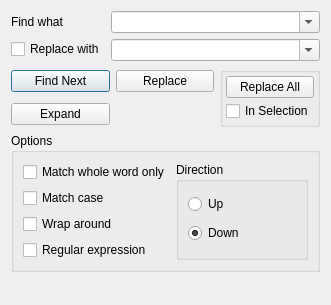
<?xml version="1.0" encoding="UTF-8"?>
<ui version="4.0">
 <class>DialogReplace</class>
 <widget class="QDialog" name="DialogReplace">
  <property name="geometry">
   <rect>
    <x>0</x>
    <y>0</y>
    <width>331</width>
    <height>305</height>
   </rect>
  </property>
  <property name="sizePolicy">
   <sizepolicy hsizetype="Preferred" vsizetype="Fixed">
    <horstretch>0</horstretch>
    <verstretch>0</verstretch>
   </sizepolicy>
  </property>
  <property name="minimumSize">
   <size>
    <width>0</width>
    <height>0</height>
   </size>
  </property>
  <property name="maximumSize">
   <size>
    <width>16777215</width>
    <height>16777215</height>
   </size>
  </property>
  <property name="windowTitle">
   <string>Find and Replace</string>
  </property>
  <layout class="QVBoxLayout" name="verticalLayout_4">
   <item>
    <layout class="QFormLayout" name="formLayout">
     <item row="0" column="0">
      <widget class="QLabel" name="labelFindText">
       <property name="text">
        <string>Find what</string>
       </property>
       <property name="buddy">
        <cstring>comboBoxFindText</cstring>
       </property>
      </widget>
     </item>
     <item row="0" column="1">
      <widget class="QComboBox" name="comboBoxFindText">
       <property name="sizePolicy">
        <sizepolicy hsizetype="Expanding" vsizetype="Fixed">
         <horstretch>0</horstretch>
         <verstretch>0</verstretch>
        </sizepolicy>
       </property>
       <property name="minimumSize">
        <size>
         <width>200</width>
         <height>0</height>
        </size>
       </property>
       <property name="editable">
        <bool>true</bool>
       </property>
       <property name="maxCount">
        <number>2147483647</number>
       </property>
       <property name="insertPolicy">
        <enum>QComboBox::InsertAtTop</enum>
       </property>
      </widget>
     </item>
     <item row="1" column="0">
      <widget class="QCheckBox" name="checkBoxReplaceWith">
       <property name="text">
        <string>Replace with</string>
       </property>
      </widget>
     </item>
     <item row="1" column="1">
      <widget class="QComboBox" name="comboBoxReplacedText">
       <property name="sizePolicy">
        <sizepolicy hsizetype="Expanding" vsizetype="Fixed">
         <horstretch>0</horstretch>
         <verstretch>0</verstretch>
        </sizepolicy>
       </property>
       <property name="minimumSize">
        <size>
         <width>200</width>
         <height>0</height>
        </size>
       </property>
       <property name="editable">
        <bool>true</bool>
       </property>
       <property name="maxCount">
        <number>2147483647</number>
       </property>
       <property name="insertPolicy">
        <enum>QComboBox::InsertAtTop</enum>
       </property>
      </widget>
     </item>
    </layout>
   </item>
   <item>
    <layout class="QGridLayout" name="gridLayout">
     <item row="0" column="0">
      <widget class="QPushButton" name="pushButtonFindNext">
       <property name="acceptDrops">
        <bool>false</bool>
       </property>
       <property name="text">
        <string>Find Next</string>
       </property>
       <property name="shortcut">
        <string>F3</string>
       </property>
      </widget>
     </item>
     <item row="0" column="1">
      <widget class="QPushButton" name="pushButtonReplace">
       <property name="acceptDrops">
        <bool>false</bool>
       </property>
       <property name="text">
        <string>Replace</string>
       </property>
       <property name="autoDefault">
        <bool>false</bool>
       </property>
      </widget>
     </item>
     <item row="0" column="2" rowspan="2">
      <widget class="QGroupBox" name="groupBox">
       <property name="title">
        <string/>
       </property>
       <layout class="QVBoxLayout" name="verticalLayout_3">
        <property name="spacing">
         <number>3</number>
        </property>
        <property name="leftMargin">
         <number>3</number>
        </property>
        <property name="topMargin">
         <number>3</number>
        </property>
        <property name="rightMargin">
         <number>3</number>
        </property>
        <property name="bottomMargin">
         <number>3</number>
        </property>
        <item>
         <widget class="QPushButton" name="pushButtonReplaceAll">
          <property name="acceptDrops">
           <bool>false</bool>
          </property>
          <property name="text">
           <string>Replace All</string>
          </property>
          <property name="autoDefault">
           <bool>false</bool>
          </property>
         </widget>
        </item>
        <item>
         <widget class="QCheckBox" name="checkBoxReplaceInSelection">
          <property name="text">
           <string>In Selection</string>
          </property>
         </widget>
        </item>
       </layout>
      </widget>
     </item>
     <item row="1" column="0">
      <widget class="QPushButton" name="pushButtonExpand">
       <property name="text">
        <string>Expand</string>
       </property>
       <property name="autoDefault">
        <bool>false</bool>
       </property>
      </widget>
     </item>
    </layout>
   </item>
   <item>
    <widget class="QGroupBox" name="groupBoxOptions">
     <property name="maximumSize">
      <size>
       <width>16777215</width>
       <height>16777215</height>
      </size>
     </property>
     <property name="title">
      <string>Options</string>
     </property>
     <property name="flat">
      <bool>false</bool>
     </property>
     <property name="checkable">
      <bool>false</bool>
     </property>
     <layout class="QHBoxLayout" name="horizontalLayout">
      <item>
       <layout class="QVBoxLayout" name="verticalLayout_2">
        <item>
         <widget class="QCheckBox" name="checkBoxWholeWord">
          <property name="text">
           <string>Match whole word only</string>
          </property>
         </widget>
        </item>
        <item>
         <widget class="QCheckBox" name="checkBoxCase">
          <property name="text">
           <string>Match case</string>
          </property>
         </widget>
        </item>
        <item>
         <widget class="QCheckBox" name="checkBoxWrapAround">
          <property name="text">
           <string>Wrap around</string>
          </property>
         </widget>
        </item>
        <item>
         <widget class="QCheckBox" name="checkBoxRegular">
          <property name="text">
           <string>Regular expression</string>
          </property>
         </widget>
        </item>
       </layout>
      </item>
      <item>
       <widget class="QGroupBox" name="groupBoxDirection">
        <property name="title">
         <string>Direction</string>
        </property>
        <layout class="QVBoxLayout" name="verticalLayout">
         <item>
          <widget class="QRadioButton" name="radioButtonUp">
           <property name="text">
            <string>Up</string>
           </property>
          </widget>
         </item>
         <item>
          <widget class="QRadioButton" name="radioButtonDown">
           <property name="text">
            <string>Down</string>
           </property>
           <property name="checked">
            <bool>true</bool>
           </property>
          </widget>
         </item>
        </layout>
       </widget>
      </item>
     </layout>
    </widget>
   </item>
   <item>
    <spacer name="verticalSpacer">
     <property name="orientation">
      <enum>Qt::Vertical</enum>
     </property>
     <property name="sizeHint" stdset="0">
      <size>
       <width>20</width>
       <height>1</height>
      </size>
     </property>
    </spacer>
   </item>
  </layout>
 </widget>
 <tabstops>
  <tabstop>comboBoxFindText</tabstop>
  <tabstop>checkBoxReplaceWith</tabstop>
  <tabstop>comboBoxReplacedText</tabstop>
  <tabstop>pushButtonFindNext</tabstop>
  <tabstop>pushButtonReplace</tabstop>
  <tabstop>pushButtonExpand</tabstop>
  <tabstop>checkBoxWholeWord</tabstop>
  <tabstop>checkBoxCase</tabstop>
  <tabstop>checkBoxWrapAround</tabstop>
  <tabstop>checkBoxRegular</tabstop>
  <tabstop>radioButtonUp</tabstop>
  <tabstop>radioButtonDown</tabstop>
 </tabstops>
 <resources/>
 <connections/>
</ui>
